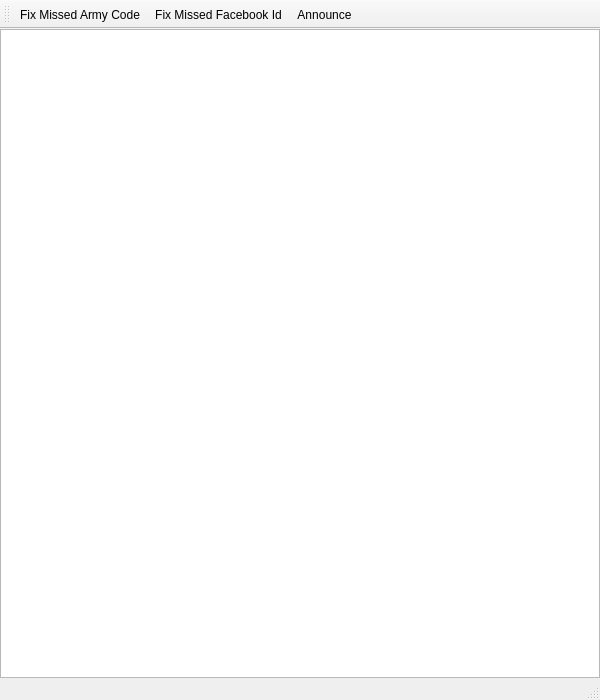
<?xml version="1.0" encoding="UTF-8"?>
<ui version="4.0">
 <class>ArmyCodeAnnouncePlan</class>
 <widget class="QMainWindow" name="ArmyCodeAnnouncePlan">
  <property name="geometry">
   <rect>
    <x>0</x>
    <y>0</y>
    <width>600</width>
    <height>700</height>
   </rect>
  </property>
  <property name="windowTitle">
   <string>MainWindow</string>
  </property>
  <widget class="QWidget" name="centralwidget">
   <layout class="QVBoxLayout" name="verticalLayout">
    <property name="leftMargin">
     <number>0</number>
    </property>
    <property name="topMargin">
     <number>0</number>
    </property>
    <property name="rightMargin">
     <number>0</number>
    </property>
    <property name="bottomMargin">
     <number>0</number>
    </property>
    <item>
     <widget class="QTableView" name="tableView">
      <property name="selectionBehavior">
       <enum>QAbstractItemView::SelectRows</enum>
      </property>
     </widget>
    </item>
   </layout>
  </widget>
  <widget class="QMenuBar" name="menubar">
   <property name="geometry">
    <rect>
     <x>0</x>
     <y>0</y>
     <width>600</width>
     <height>22</height>
    </rect>
   </property>
  </widget>
  <widget class="QStatusBar" name="statusbar"/>
  <widget class="QToolBar" name="toolBar">
   <property name="windowTitle">
    <string>toolBar</string>
   </property>
   <attribute name="toolBarArea">
    <enum>TopToolBarArea</enum>
   </attribute>
   <attribute name="toolBarBreak">
    <bool>false</bool>
   </attribute>
   <addaction name="actionUpdateArmyCode"/>
   <addaction name="actionUpdateFacebookId"/>
   <addaction name="actionAnnounce"/>
  </widget>
  <action name="actionUpdateArmyCode">
   <property name="text">
    <string>Fix Missed Army Code</string>
   </property>
  </action>
  <action name="actionUpdateFacebookId">
   <property name="text">
    <string>Fix Missed Facebook Id</string>
   </property>
   <property name="toolTip">
    <string>Fix Missed Facebook Id</string>
   </property>
  </action>
  <action name="actionAnnounce">
   <property name="text">
    <string>Announce</string>
   </property>
   <property name="toolTip">
    <string>Announce army code and facebook id</string>
   </property>
  </action>
 </widget>
 <resources/>
 <connections/>
</ui>
